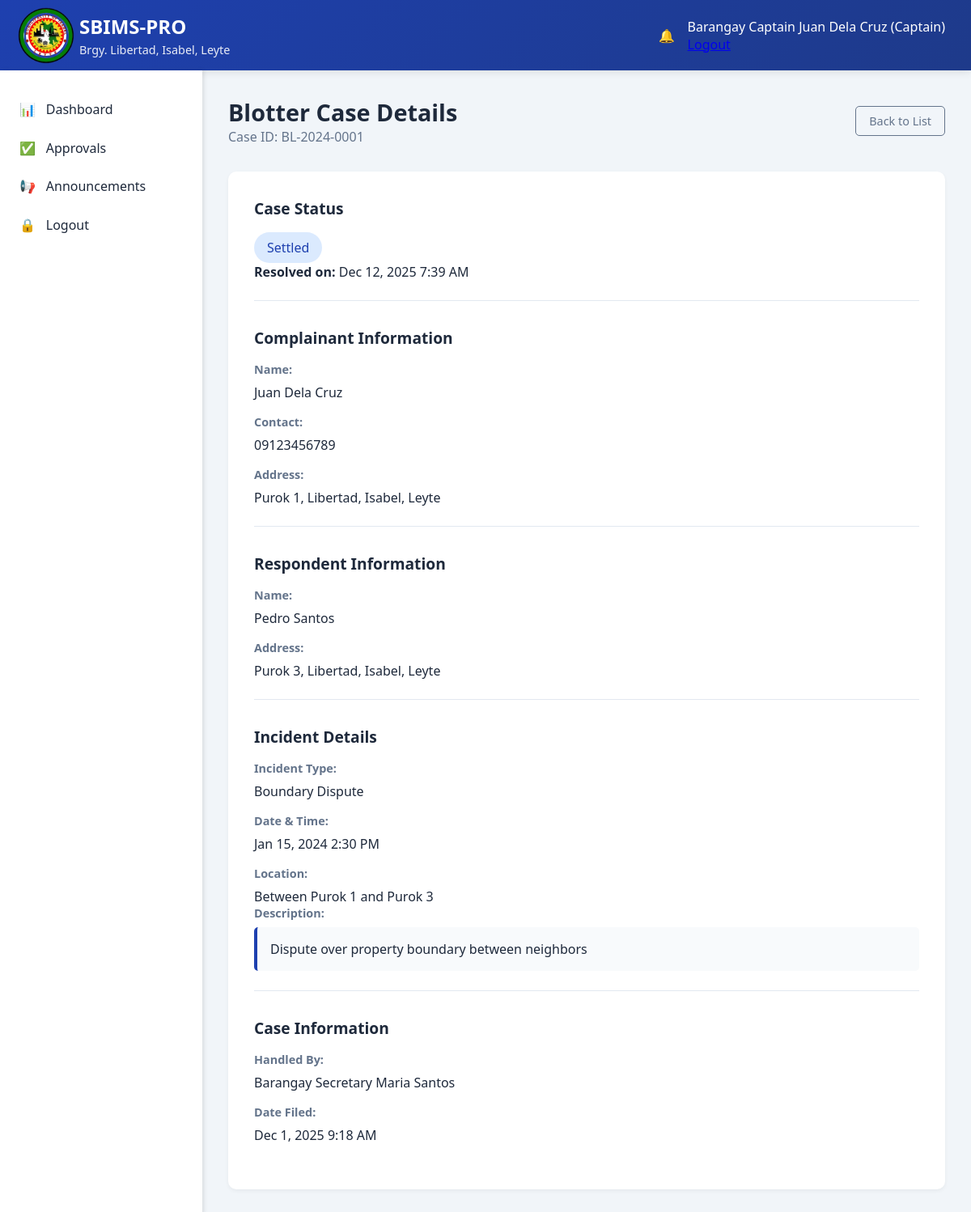
/captain/blotter_view.php?id=1 (signed in), run on the app's committed database.
### tables this page shows
CREATE TABLE `blotters` (
  `id` int(11) NOT NULL AUTO_INCREMENT,
  `case_id` varchar(20) NOT NULL,
  `complainant_id` int(11) NOT NULL,
  `respondent_name` varchar(100) NOT NULL,
  `respondent_address` text DEFAULT NULL,
  `incident_type` varchar(100) NOT NULL,
  `incident_date` datetime NOT NULL,
  `incident_location` text NOT NULL,
  `description` text NOT NULL,
  `status` enum('Pending','Ongoing','Settled','Referred') DEFAULT 'Pending',
  `resolution` text DEFAULT NULL,
  `resolved_date` datetime DEFAULT NULL,
  `handled_by` int(11) NOT NULL,
  `created_at` timestamp NOT NULL DEFAULT current_timestamp(),
  PRIMARY KEY (`id`),
  UNIQUE KEY `case_id` (`case_id`),
  KEY `complainant_id` (`complainant_id`),
  KEY `handled_by` (`handled_by`),
  CONSTRAINT `blotters_ibfk_1` FOREIGN KEY (`complainant_id`) REFERENCES `residents` (`id`) ON DELETE CASCADE,
  CONSTRAINT `blotters_ibfk_2` FOREIGN KEY (`handled_by`) REFERENCES `users` (`id`) ON DELETE CASCADE
);

CREATE TABLE `residents` (
  `id` int(11) NOT NULL AUTO_INCREMENT,
  `resident_id` varchar(20) NOT NULL,
  `first_name` varchar(50) NOT NULL,
  `middle_name` varchar(50) DEFAULT NULL,
  `last_name` varchar(50) NOT NULL,
  `birthdate` date NOT NULL,
  `gender` enum('Male','Female') NOT NULL,
  `civil_status` enum('Single','Married','Widowed','Divorced') NOT NULL,
  `contact_number` varchar(15) DEFAULT NULL,
  `email` varchar(100) DEFAULT NULL,
  `address` text NOT NULL,
  `purok` varchar(50) NOT NULL,
  `household_number` varchar(20) DEFAULT NULL,
  `is_voter` tinyint(1) DEFAULT 0,
  `is_4ps` tinyint(1) DEFAULT 0,
  `is_senior` tinyint(1) DEFAULT 0,
  `is_pwd` tinyint(1) DEFAULT 0,
  `created_at` timestamp NOT NULL DEFAULT current_timestamp(),
  `updated_at` timestamp NOT NULL DEFAULT current_timestamp() ON UPDATE current_timestamp(),
  PRIMARY KEY (`id`),
  UNIQUE KEY `resident_id` (`resident_id`)
);

CREATE TABLE `users` (
  `id` int(11) NOT NULL AUTO_INCREMENT,
  `username` varchar(50) NOT NULL,
  `password` varchar(255) NOT NULL,
  `email` varchar(100) DEFAULT NULL,
  `role` enum('admin','captain','secretary','resident') NOT NULL,
  `full_name` varchar(100) NOT NULL,
  `is_active` tinyint(1) DEFAULT 1,
  `last_login` datetime DEFAULT NULL,
  `created_at` timestamp NOT NULL DEFAULT current_timestamp(),
  PRIMARY KEY (`id`),
  UNIQUE KEY `username` (`username`)
);

### config/functions.php (called while the page is built, shortened)
<?php
function formatDateTime($datetime) {
    return date('M j, Y g:i A', strtotime($datetime));
}
?>

### captain/blotter_view.php (the view, shortened to what this page needs)
<?php
require_once '../config/functions.php';
$database = new Database();
$db = $database->getConnection();
$blotter_id = $_GET['id'];
$query = "SELECT b.*, r.first_name, r.last_name, r.contact_number, r.address as complainant_address,
                 u.full_name as handled_by_name
          FROM blotters b
          JOIN residents r ON b.complainant_id = r.id
          JOIN users u ON b.handled_by = u.id
          WHERE b.id = :id";
$stmt = $db->prepare($query);
$stmt->bindParam(':id', $blotter_id);
$stmt->execute();
$blotter = $stmt->fetch(PDO::FETCH_ASSOC);
?>
<?php include '../includes/header.php'; ?>
<?php include '../includes/topbar.php'; ?>
<div class="main-container">
    <?php include '../includes/sidebar.php'; ?>
    <main class="content">
        <div class="page-header">
            <div class="page-title">
                <h1>Blotter Case Details</h1>
                <p>Case ID: <?php echo htmlspecialchars($blotter['case_id']); ?></p>
            </div>
            <div class="page-actions">
                <a href="../secretary/blotter.php" class="btn btn-outline">Back to List</a>
            </div>
        </div>
        <div class="case-details">
            <div class="detail-section">
                <h3>Case Status</h3>
                <div class="status-display">
                    <span class="status status-<?php echo strtolower($blotter['status']); ?> large">
                        <?php echo $blotter['status']; ?>
                    </span>
                    <?php if ($blotter['resolved_date']): ?>
                        <p><strong>Resolved on:</strong> <?php echo formatDateTime($blotter['resolved_date']); ?></p>
                    <?php endif; ?>
                </div>
            </div>
            <div class="detail-section">
                <h3>Complainant Information</h3>
                <div class="detail-grid">
                    <div class="detail-item">
                        <label>Name:</label>
                        <span><?php echo htmlspecialchars($blotter['first_name'] . ' ' . $blotter['last_name']); ?></span>
                    </div>
                    <div class="detail-item">
                        <label>Contact:</label>
                        <span><?php echo htmlspecialchars($blotter['contact_number']); ?></span>
                    </div>
                    <div class="detail-item">
                        <label>Address:</label>
                        <span><?php echo htmlspecialchars($blotter['complainant_address']); ?></span>
                    </div>
                </div>
            </div>
            <div class="detail-section">
                <h3>Respondent Information</h3>
                <div class="detail-grid">
                    <div class="detail-item">
                        <label>Name:</label>
                        <span><?php echo htmlspecialchars($blotter['respondent_name']); ?></span>
                    </div>
                    <div class="detail-item">
                        <label>Address:</label>
                        <span><?php echo htmlspecialchars($blotter['respondent_address']); ?></span>
                    </div>
                </div>
            </div>
            <div class="detail-section">
                <h3>Incident Details</h3>
                <div class="detail-grid">
                    <div class="detail-item">
                        <label>Incident Type:</label>
                        <span><?php echo htmlspecialchars($blotter['incident_type']); ?></span>
                    </div>
                    <div class="detail-item">
                        <label>Date & Time:</label>
                        <span><?php echo formatDateTime($blotter['incident_date']); ?></span>
                    </div>
                    <div class="detail-item">
                        <label>Location:</label>
                        <span><?php echo htmlspecialchars($blotter['incident_location']); ?></span>
                    </div>
                </div>
                <div class="detail-item full-width">
                    <label>Description:</label>
                    <div class="description-box"><?php echo nl2br(htmlspecialchars($blotter['description'])); ?></div>
                </div>
            </div>
            <div class="detail-section">
                <h3>Case Information</h3>
                <div class="detail-grid">
                    <div class="detail-item">
                        <label>Handled By:</label>
                        <span><?php echo htmlspecialchars($blotter['handled_by_name']); ?></span>
                    </div>
                    <div class="detail-item">
                        <label>Date Filed:</label>
                        <span><?php echo formatDateTime($blotter['created_at']); ?></span>
                    </div>
                </div>
            </div>
        </div>
    </main>
</div>
<?php include '../includes/footer.php'; ?>

### assets/css/main.css (style rules this page uses)
:root { --primary: #1e40af; --primary-dark: #1e3a8a; --secondary: #64748b; --success: #10b981; --warning: #f59e0b; --danger: #ef4444; --light: #f8fafc; --dark: #1e293b; }
* { margin: 0; padding: 0; box-sizing: border-box; font-family: 'Segoe UI', Tahoma, Geneva, Verdana, sans-serif; }
body { background-color: #f1f5f9; color: var(--dark); }
.main-container { display: flex; min-height: calc(100vh - 80px); }
.content { flex: 1; padding: 2rem; }
.page-header { display: flex; justify-content: space-between; align-items: center; margin-bottom: 2rem; }
.page-title h1 { font-size: 1.8rem; color: var(--dark); }
.page-title p { color: var(--secondary); }
.btn { padding: 0.5rem 1rem; border: none; border-radius: 5px; cursor: pointer; font-weight: 500; display: flex; align-items: center; gap: 0.5rem; transition: all 0.3s; text-decoration: none; font-size: 0.9rem; }
.btn-outline { background: transparent; border: 1px solid var(--secondary); color: var(--secondary); }

### assets/css/dashboard.css (style rules this page uses)
.status { padding: 0.3rem 0.8rem; border-radius: 20px; font-size: 0.8rem; font-weight: 500; display: inline-block; }
.status-settled { background: #dbeafe; color: #1e40af; }

### captain/blotter_view.php (style rules this page uses)
.case-details { background: white; border-radius: 10px; padding: 2rem; box-shadow: 0 2px 5px rgba(0,0,0,0.05); }
.detail-section { margin-bottom: 2rem; padding-bottom: 1.5rem; border-bottom: 1px solid #e2e8f0; }
.detail-section:last-child { border-bottom: none; margin-bottom: 0; }
.detail-section h3 { color: var(--dark); margin-bottom: 1rem; font-size: 1.2rem; }
.detail-grid { display: grid; gap: 1rem; }
.detail-item { display: flex; flex-direction: column; gap: 0.5rem; }
.detail-item.full-width { grid-column: 1 / -1; }
.detail-item label { font-weight: 600; color: var(--secondary); font-size: 0.9rem; }
.description-box, .resolution-box { background: #f8fafc; padding: 1rem; border-radius: 5px; border-left: 4px solid var(--primary); }
.status.large { padding: 0.5rem 1rem; font-size: 1rem; }

### data on the page
blotters: case "BL-2024-0001", status "Settled", resolved_date "Dec 12, 2025 7:39 AM", complainant.last_name "Juan Dela Cruz", complainant.contact_number "09123456789", complainant.address "Purok 1, Libertad, Isabel, Leyte", respondent_name "Pedro Santos", respondent_address "Purok 3, Libertad, Isabel, Leyte", incident_type "Boundary Dispute", incident_date "Jan 15, 2024 2:30 PM", incident_location "Between Purok 1 and Purok 3", description "Dispute over property boundary between neighbors", handled_by.full_name "Barangay Secretary Maria Santos", created_at "Dec 1, 2025 9:18 AM"

### other printed values
$_SESSION['full_name'] "Barangay Captain Juan Dela Cruz"
$_SESSION['user_role'] "Captain"
